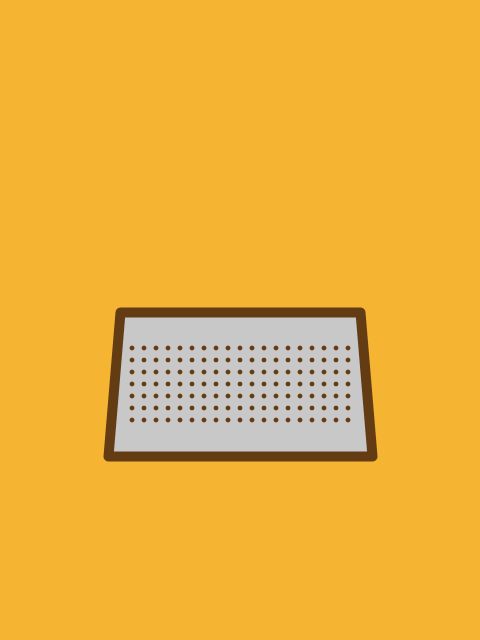
Frame 1 (no input)
Frame 2 (the mouse pressed at the canvas centre, redrawn once): identical to frame 1, image omitted

The Processing sketch that drew this single still picture (run headless with seeded random() and noise(); the mouse was pressed at the canvas centre and the sketch redrawn once):

// Processing sketch: charlie_s_angels
// ── charlie_s_angels.pde
// Manuale di Programmazione Cinematografica
// Daniele Olmisani, 2015

// Charlie's Angels (2000)


final color PAPER = color(245, 180, 50);
final color INK1 = color(100, 60, 20);
final color INK2 = color(200);


final int ROWS = 10;
final int COLS = 20;

 
void setup() {
  size(480, 640);
  noLoop();
}


void draw() {
  
  final float W = 0.25 * min(width, height);
  final float H = 0.60 * W;
  
  translate(0.5*width, 0.6*height);
  
  background(PAPER);
  stroke(INK1);
  fill(INK2);
  
  strokeWeight(W/12);
  strokeJoin(ROUND);
  
  quad(-W, -H, W, -H, 1.1*W, H, -1.1*W, H);
  
  fill(INK1);
  noStroke();
  
  final float D = 2*(W/COLS);
  final float R = H/15; 
  
  for (int i=1; i<COLS; i++) {
    for (int j=3; j<ROWS; j++) {
      ellipse(-W+i*D, -H+j*D, R, R);
    }
  }
  
  save("charlie-s-angels.png");
}
